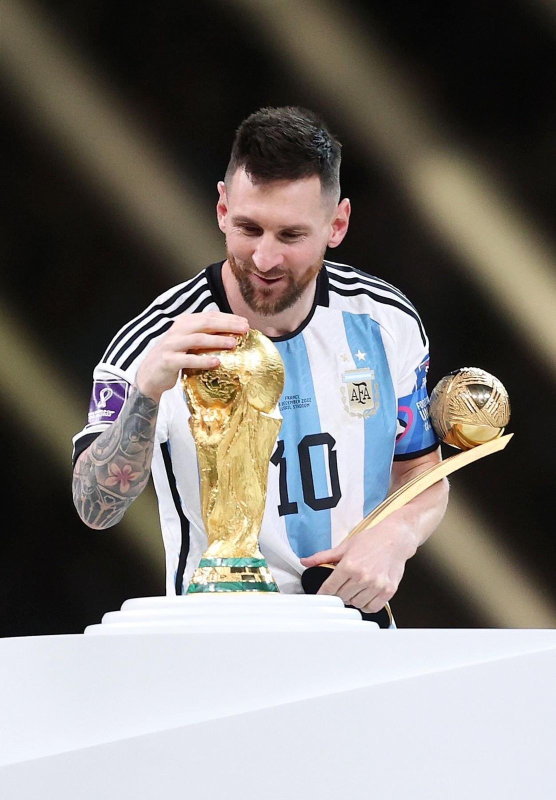
#> input picture Messi.jpeg, 1112 x 1600 px (shown at 1/2 size)
$ jupyter execute Test.ipynb
#> lines starting #> are read from the running program, lines starting #| are printed output that depends on the picture
[cell 1]
import cv2
import numpy as np
from matplotlib import pyplot as plt

[cell 2]
messi_img = cv2.imread('Messi.jpeg')
#> messi_img is the input picture: shape (1600, 1112, 3); mean B, G, R 117.4, 121, 125
messi_img = cv2.cvtColor(messi_img, cv2.COLOR_BGR2GRAY)
#> messi_img: shape (1600, 1112)
messi_img = cv2.resize(messi_img, (720, 900))
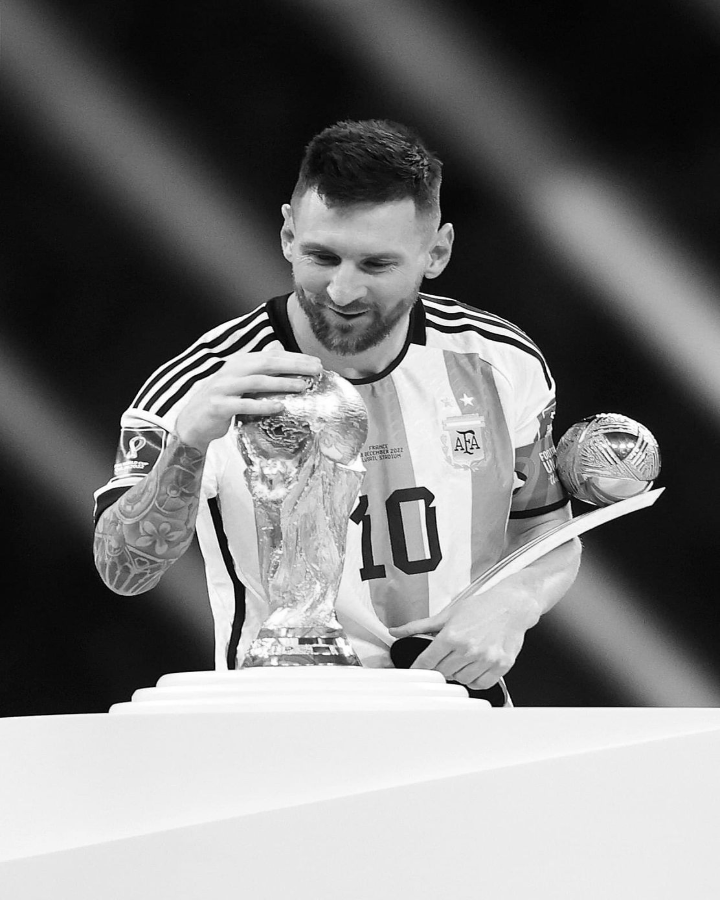
#> messi_img: shape (900, 720); min 0, max 255, mean 121.7
demaria_img = cv2.imread('Demaria.jpeg')
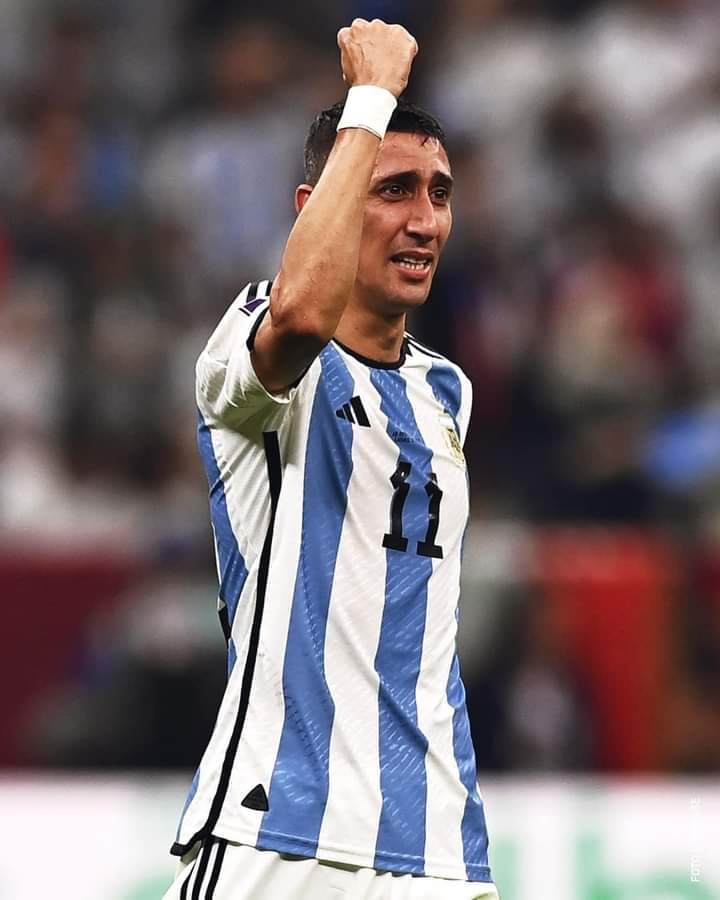
#> input picture Demaria.jpeg, 720 x 900 px
#> demaria_img is the input picture: shape (900, 720, 3); mean B, G, R 111.8, 107.7, 119.8
demaria_img = cv2.cvtColor(demaria_img, cv2.COLOR_BGR2GRAY)
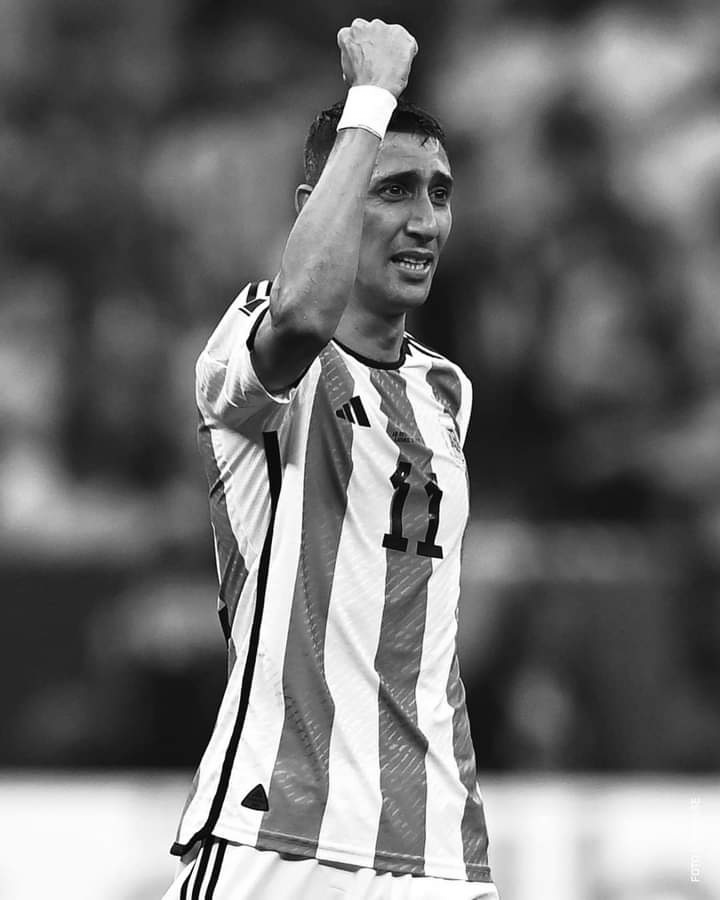
#> demaria_img: shape (900, 720); min 0, max 255, mean 111.8

plt.figure(figsize=(10, 10))
plt.subplot(121)
plt.imshow(messi_img, cmap='gray')
plt.subplot(122)
plt.imshow(demaria_img, cmap='gray')
plt.show()

[cell 3]
messi_fft = np.fft.fftshift(np.fft.fft2(messi_img))
demaria_fft = np.fft.fftshift(np.fft.fft2(demaria_img))

plt.figure(figsize=(10, 10))
plt.subplot(121)
plt.imshow(np.log(np.abs(messi_fft)), cmap='gray')
plt.subplot(122)
plt.imshow(np.log(np.abs(demaria_fft)), cmap='gray')
plt.show()

[cell 4]
img1_amplitude = np.sqrt(np.real(messi_fft) ** 2 + np.imag(messi_fft) ** 2)
img1_phase = np.arctan2(np.imag(messi_fft), np.real(messi_fft))
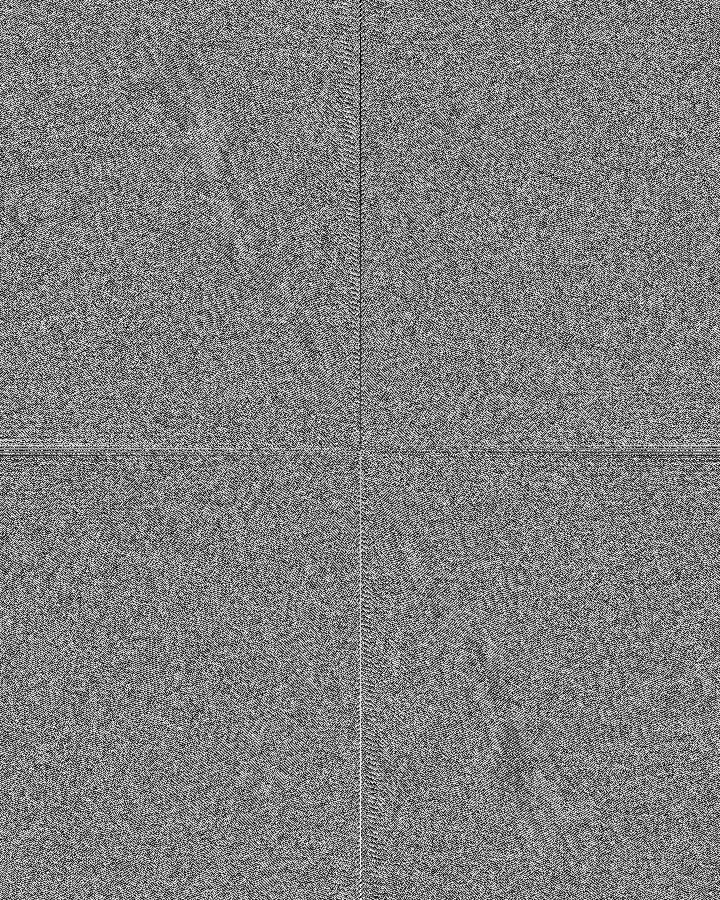
#> img1_phase: shape (900, 720) float64; min -3.14, max 3.14, mean -4.85e-06; drawn with min black and max white
img2_amplitude = np.sqrt(np.real(demaria_fft) ** 2 + np.imag(demaria_fft) ** 2)
img2_phase = np.arctan2(np.imag(demaria_fft), np.real(demaria_fft))
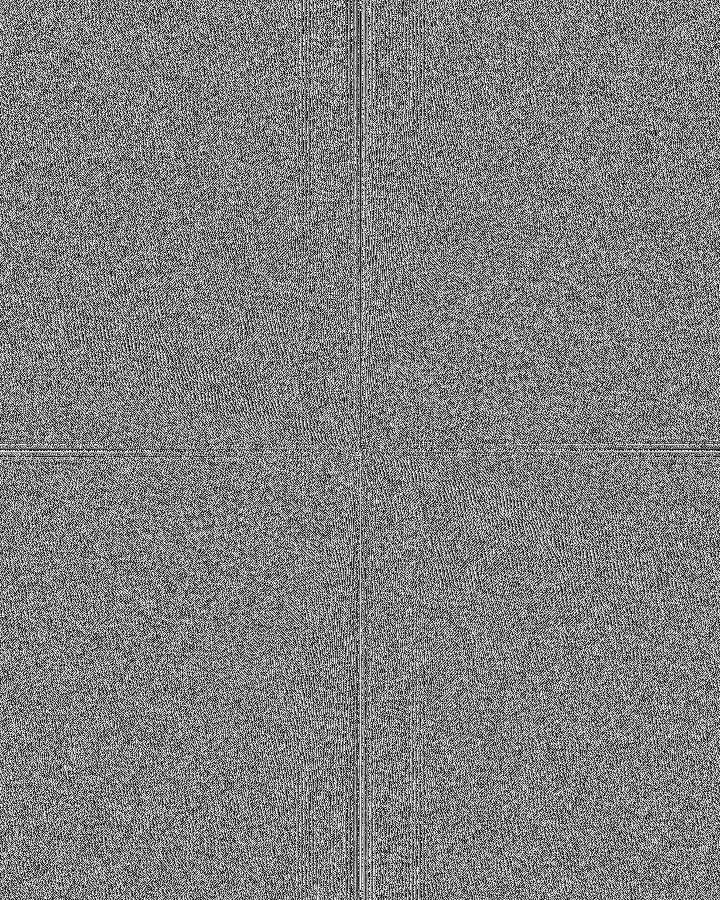
#> img2_phase: shape (900, 720) float64; min -3.14, max 3.14, mean -4.85e-06; drawn with min black and max white


plt.figure(figsize=(10, 10))
plt.subplot(221)
plt.imshow(np.log(img1_amplitude), cmap='gray')
plt.subplot(222)
plt.imshow(img1_phase, cmap='gray')

plt.subplot(223)
plt.imshow(np.log(img2_amplitude), cmap='gray')
plt.subplot(224)
plt.imshow(img2_phase, cmap='gray')

[cell 5]
def fourier_masker(image, i):
#> called with i = 1
    new_img1_amplitude = np.zeros((900, 720))

    new_img1_amplitude[300:400, 200:400] = img1_amplitude[300:400 , 200:400]

    plt.figure(figsize=(5, 5))
    plt.imshow(np.log(new_img1_amplitude), cmap='gray')
    plt.subplot(111)

fourier_masker(messi_img, 1)

[cell 6]
def fourier_ellpise_masker(image):

    x1 = 100
    x2 = 200

    y1 = 100
    y2 = 200

    x0 = (x2+x1)/2  # x center
    y0 = (y2+y1)/2  # y center

    half_width = (x2 - x1)/2
    half_height = (y2 - y1)/2

    x = list(range(x1, x2, 1))
    x = np.array(x, dtype=float)  # x values of interest
    y = list(range(y1, y2, 1))
    # y values of interest, as a "column" array
    y = np.array(y, dtype=float)[:, None]

    # True for points inside the ellipse
    ellipse = ((x-x0)/half_width)**2 + ((y-y0)/half_height)**2 <= 1
    ellipse = ellipse.astype(int)


    new_img1_amplitude = np.zeros((900, 720))
    new_img1_amplitude[x1:x2,y1:y2] = img1_amplitude[x1:x2,y1:y2]
    new_img1_amplitude[x1:x2,y1:y2] = new_img1_amplitude[x1:x2, y1:y2] * ellipse
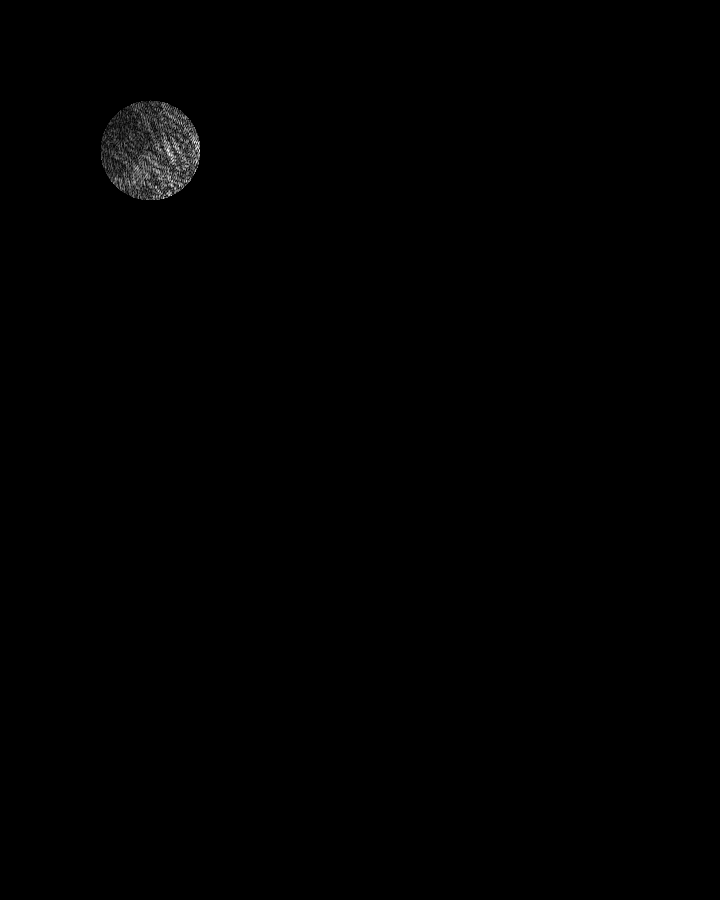
#> new_img1_amplitude: shape (900, 720) float64; min 0, max 13991.6, mean 44.9; drawn with min black and max white

    plt.figure(figsize=(5, 5))
    plt.imshow(np.log(new_img1_amplitude), cmap='gray')
    plt.subplot(111)

    return new_img1_amplitude

new_img1_amplitude = fourier_ellpise_masker(messi_img)
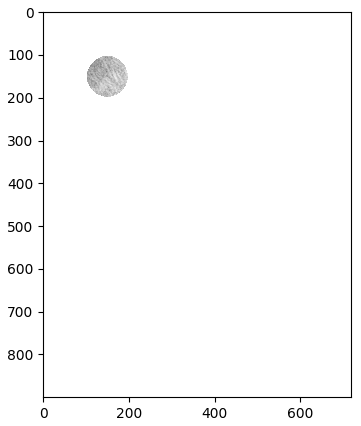
#> figure drawn by matplotlib, 1 panel

[cell 7]
# amplitude_phase
messi_demaria_comb = np.multiply(new_img1_amplitude, np.exp(1j * img2_phase))
# drop imagniary as they are around 1e-14
messi_demaria = np.real(np.fft.ifft2(messi_demaria_comb))
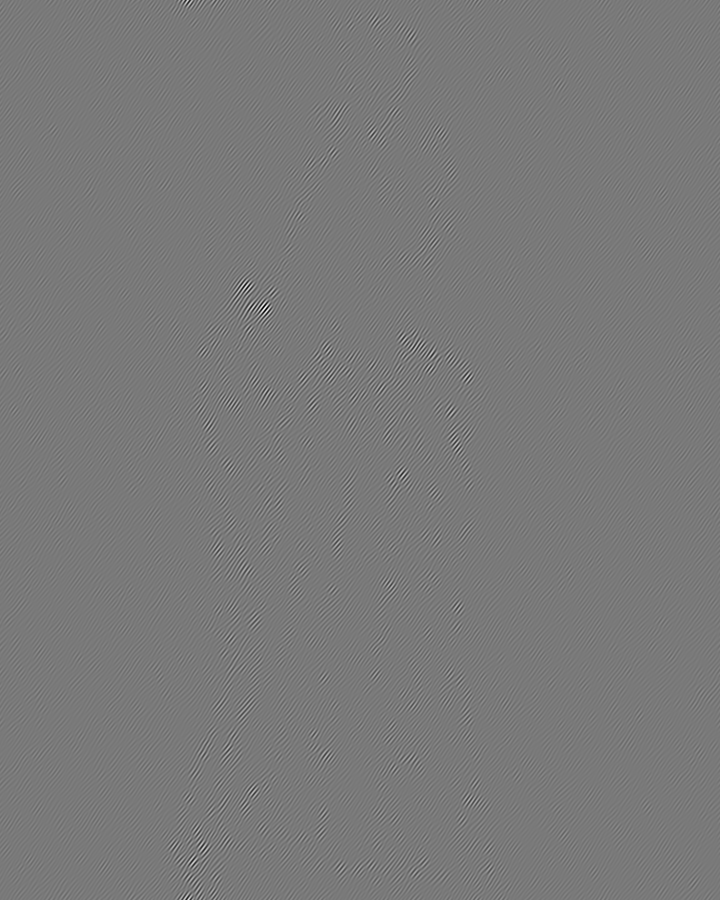
#> messi_demaria: shape (900, 720) float64; min -5.97, max 6.54, mean -5.57e-20; drawn with min black and max white

# combined image has values < 0 and > 1, needs to be scaled.
plt.figure(figsize=(15, 20))
plt.subplot(131)
plt.imshow(np.abs(messi_demaria), cmap='gray')
plt.subplot(132)
messi_demaria_shift = messi_demaria + messi_demaria.min()
messi_demaria_shift[messi_demaria_shift > 255] = 255
plt.imshow(messi_demaria_shift)
plt.subplot(133)
messi_demaria[messi_demaria > 255] = 255
messi_demaria[messi_demaria < 0] = 0
plt.imshow(messi_demaria)
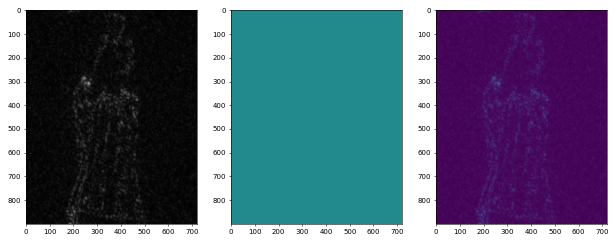
#> figure drawn by matplotlib, 3 panels
